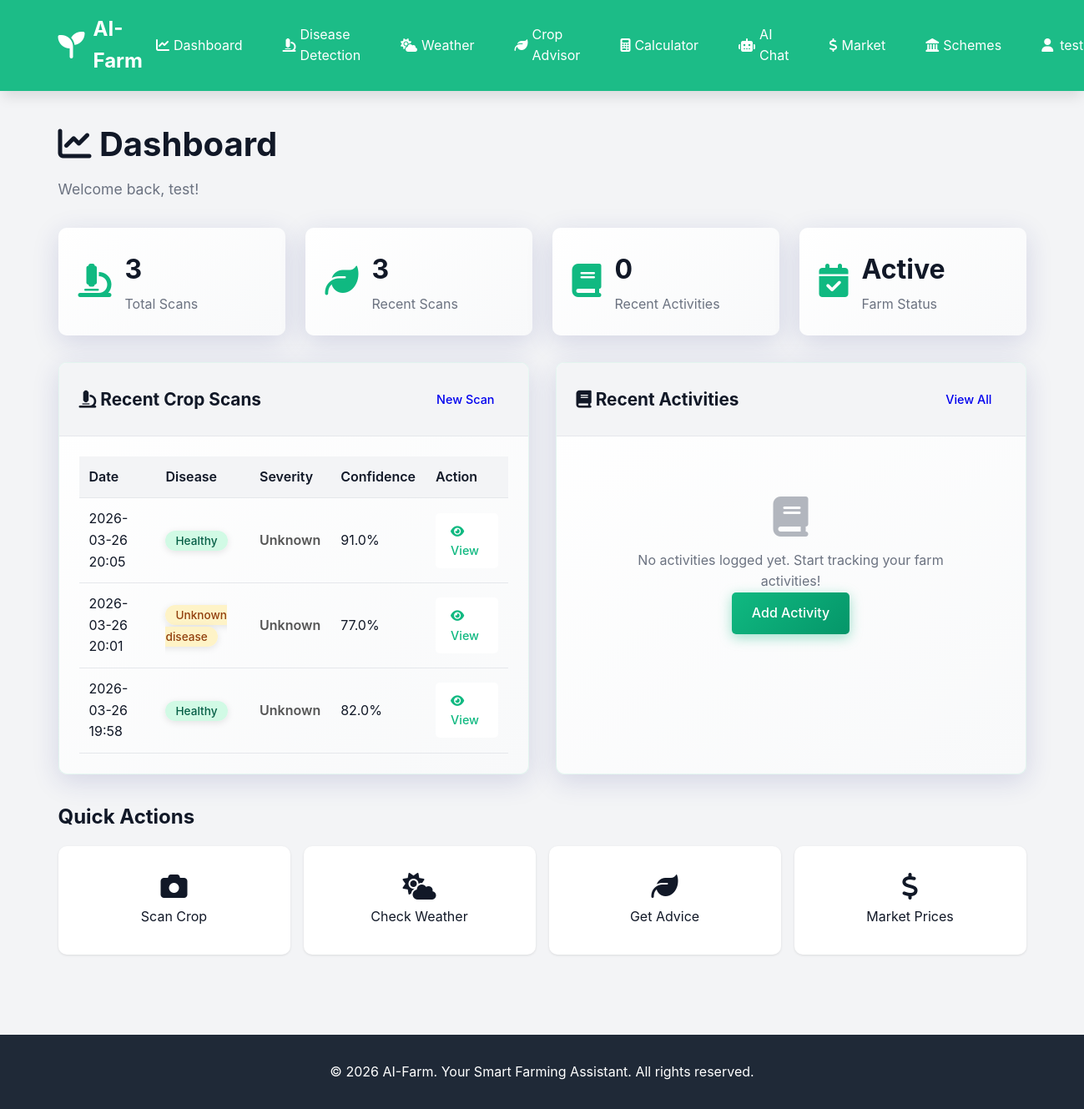
/dashboard (signed in), run on the app's committed database.
### tables this page shows
CREATE TABLE crop_scans
                 (id INTEGER PRIMARY KEY AUTOINCREMENT,
                  user_id INTEGER,
                  image_path TEXT,
                  crop_type TEXT,
                  disease_detected TEXT,
                  confidence REAL,
                  recommendations TEXT,
                  scan_date TIMESTAMP DEFAULT CURRENT_TIMESTAMP,
                  FOREIGN KEY (user_id) REFERENCES users (id));

### app.py (the view)
@app.route('/dashboard')
@login_required
def dashboard():
    conn = sqlite3.connect('aifarm.db')
    conn.row_factory = sqlite3.Row
    c = conn.cursor()
    c.execute('''SELECT * FROM crop_scans WHERE user_id = ?
                 ORDER BY scan_date DESC LIMIT 5''', (session['user_id'],))
    recent_scans = c.fetchall()
    c.execute('SELECT COUNT(*) as count FROM crop_scans WHERE user_id = ?', (session['user_id'],))
    total_scans = c.fetchone()['count']
    c.execute('''SELECT * FROM farm_activities WHERE user_id = ?
                 ORDER BY activity_date DESC LIMIT 5''', (session['user_id'],))
    recent_activities = c.fetchall()
    conn.close()
    return render_template('dashboard.html',
                           recent_scans=recent_scans,
                           total_scans=total_scans,
                           recent_activities=recent_activities)

### app.py (called while the page is built)
def login_required(f):
    @wraps(f)
    def decorated_function(*args, **kwargs):
        if 'user_id' not in session:
            flash('Please log in to access this page.', 'warning')
            return redirect(url_for('login'))
        return f(*args, **kwargs)
    return decorated_function

### templates/dashboard.html (shortened to what this page needs)
{% extends "base.html" %}
{% block content %}
<div class="dashboard">
    <div class="container">
        <div class="page-header">
            <h1><i class="fas fa-chart-line"></i> Dashboard</h1>
            <p>Welcome back, {{ session.username }}!</p>
        </div>
        <div class="stats-grid">
            <div class="stat-card">
                <div class="stat-icon"><i class="fas fa-microscope"></i></div>
                <div class="stat-content">
                    <h3>{{ total_scans }}</h3>
                    <p>Total Scans</p>
                </div>
            </div>
            <div class="stat-card">
                <div class="stat-icon"><i class="fas fa-leaf"></i></div>
                <div class="stat-content">
                    <h3>{{ recent_scans|length }}</h3>
                    <p>Recent Scans</p>
                </div>
            </div>
            <div class="stat-card">
                <div class="stat-icon"><i class="fas fa-book"></i></div>
                <div class="stat-content">
                    <h3>{{ recent_activities|length }}</h3>
                    <p>Recent Activities</p>
                </div>
            </div>
            <div class="stat-card">
                <div class="stat-icon"><i class="fas fa-calendar-check"></i></div>
                <div class="stat-content">
                    <h3>Active</h3>
                    <p>Farm Status</p>
                </div>
            </div>
        </div>
        <div class="dashboard-grid">
            <div class="dashboard-card">
                <div class="card-header">
                    <h2><i class="fas fa-microscope"></i> Recent Crop Scans</h2>
                    <a href="{{ url_for('disease_detection') }}" class="btn btn-sm">New Scan</a>
                </div>
                <div class="card-body">
                    {% if recent_scans %}
                        <div class="table-responsive">
                            <table class="data-table">
                                <thead>
                                    <tr>
                                        <th>Date</th>
                                        <th>Disease</th>
                                        <th>Severity</th>
                                        <th>Confidence</th>
                                        <th>Action</th>
                                    </tr>
                                </thead>
                                <tbody>
                                    {% for scan in recent_scans %}
                                    <tr>
                                        <td>{{ scan.scan_date[:16] }}</td>
                                        <td>
                                            <span class="badge {% if scan.disease_detected == 'Healthy' %}badge-success{% else %}badge-warning{% endif %}">
                                                {{ scan.disease_detected | capitalize }}
                                            </span>
                                        </td>
                                        <td>
                                            <span style="font-weight:600; color:
                                                {% if scan.crop_type == 'Critical' %}#d32f2f
                                                {% elif scan.crop_type == 'High' %}#f57c00
                                                {% elif scan.crop_type == 'Moderate' %}#fbc02d
                                                {% elif scan.crop_type == 'Low' or scan.crop_type == 'None' %}#388e3c
                                                {% else %}#555{% endif %};">
                                                {{ scan.crop_type | capitalize if scan.crop_type else 'N/A' }}
                                            </span>
                                        </td>
                                        <td>{{ (scan.confidence * 100)|round(1) }}%</td>
                                        <td>
                                            <a href="{{ url_for('scan_result', scan_id=scan.id) }}" class="btn btn-sm btn-secondary">
                                                <i class="fas fa-eye"></i> View
                                            </a>
                                        </td>
                                    </tr>
                                    {% endfor %}
                                </tbody>
                            </table>
                        </div>
                    {% else %}
                        <div class="empty-state">
                            <i class="fas fa-microscope fa-3x"></i>
                            <p>No scans yet. Start by scanning your first crop!</p>
                            <a href="{{ url_for('disease_detection') }}" class="btn btn-primary">Start Scanning</a>
                        </div>
                    {% endif %}
                </div>
            </div>
            <div class="dashboard-card">
                <div class="card-header">
                    <h2><i class="fas fa-book"></i> Recent Activities</h2>
                    <a href="{{ url_for('farm_log') }}" class="btn btn-sm">View All</a>
                </div>
                <div class="card-body">
                    {% if recent_activities %}
                        <div class="activity-list">
                            {% for activity in recent_activities %}
                            <div class="activity-item">
                                <div class="activity-icon"><i class="fas fa-check-circle"></i></div>
                                <div class="activity-content">
                                    <h4>{{ activity.activity_type }}</h4>
                                    <p>{{ activity.crop_type }} - {{ activity.description }}</p>
                                    <span class="activity-date">{{ activity.activity_date[:16] }}</span>
                                </div>
                            </div>
                            {% endfor %}
                        </div>
                    {% else %}
                        <div class="empty-state">
                            <i class="fas fa-book fa-3x"></i>
                            <p>No activities logged yet. Start tracking your farm activities!</p>
                            <a href="{{ url_for('farm_log') }}" class="btn btn-primary">Add Activity</a>
                        </div>
                    {% endif %}
                </div>
            </div>
        </div>
        <div class="quick-actions">
            <h2>Quick Actions</h2>
            <div class="actions-grid">
                <a href="{{ url_for('disease_detection') }}" class="action-card">
                    <i class="fas fa-camera"></i><span>Scan Crop</span>
                </a>
                <a href="{{ url_for('weather') }}" class="action-card">
                    <i class="fas fa-cloud-sun"></i><span>Check Weather</span>
                </a>
                <a href="{{ url_for('crop_recommendations') }}" class="action-card">
                    <i class="fas fa-leaf"></i><span>Get Advice</span>
                </a>
                <a href="{{ url_for('market_prices') }}" class="action-card">
                    <i class="fas fa-dollar-sign"></i><span>Market Prices</span>
                </a>
            </div>
        </div>
    </div>
</div>
{% endblock %}

### static/css/style.css (style rules this page uses)
* { margin: 0; padding: 0; box-sizing: border-box; }
:root { --primary-color: #10B981; --primary-dark: #059669; --primary-light: #34D399; --secondary-color: #3B82F6; --danger-color: #EF4444; --warning-color: #F59E0B; --success-color: #10B981; --dark: #1F2937; --light: #F3F4F6; --white: #FFFFFF; --text-dark: #111827; --text-light: #6B7280; --border-color: #E5E7EB; --shadow: 0 1px 3px 0 rgba(0, 0, 0, 0.1); --shadow-lg: 0 10px 15px -3px rgba(0, 0, 0, 0.1); }
body { font-family: -apple-system, BlinkMacSystemFont, 'Segoe UI', Roboto, 'Helvetica Neue', Arial, sans-serif; line-height: 1.6; color: var(--text-dark); background-color: var(--light); }
.container { max-width: 1200px; margin: 0 auto; padding: 0 20px; }
.btn { display: inline-block; padding: 0.75rem 1.5rem; border-radius: 5px; text-decoration: none; border: none; cursor: pointer; font-size: 1rem; transition: all 0.3s; font-weight: 500; }
.btn-primary { background: var(--primary-color); color: var(--white); }
.btn-secondary { background: var(--white); color: var(--primary-color); border: 2px solid var(--white); }
.btn-sm { padding: 0.5rem 1rem; font-size: 0.9rem; }
.dashboard { padding: 2rem 0; }
.page-header { margin-bottom: 2rem; }
.page-header h1 { font-size: 2.5rem; color: var(--text-dark); margin-bottom: 0.5rem; }
.page-header p { color: var(--text-light); font-size: 1.1rem; }
.stats-grid { display: grid; grid-template-columns: repeat(auto-fit, minmax(250px, 1fr)); gap: 1.5rem; margin-bottom: 2rem; }
.stat-card { background: var(--white); padding: 1.5rem; border-radius: 10px; box-shadow: var(--shadow); display: flex; align-items: center; gap: 1rem; }
.stat-icon { font-size: 2.5rem; color: var(--primary-color); }
.stat-content h3 { font-size: 2rem; margin-bottom: 0.25rem; }
.stat-content p { color: var(--text-light); }
.dashboard-grid { display: grid; grid-template-columns: repeat(auto-fit, minmax(500px, 1fr)); gap: 2rem; margin-bottom: 2rem; }
.dashboard-card { background: var(--white); border-radius: 10px; box-shadow: var(--shadow); overflow: hidden; }
.card-header { padding: 1.5rem; border-bottom: 1px solid var(--border-color); display: flex; justify-content: space-between; align-items: center; background: var(--light); }
.card-header h2 { font-size: 1.3rem; color: var(--text-dark); }
.card-body { padding: 1.5rem; }
.table-responsive { overflow-x: auto; }
.data-table { width: 100%; border-collapse: collapse; }
.data-table th, .data-table td { padding: 0.75rem; text-align: left; border-bottom: 1px solid var(--border-color); }
.data-table th { background: var(--light); font-weight: 600; color: var(--text-dark); }
.badge { padding: 0.25rem 0.75rem; border-radius: 20px; font-size: 0.85rem; font-weight: 500; }
.badge-success { background: #D1FAE5; color: #065F46; }
.badge-warning { background: #FEF3C7; color: #92400E; }
.empty-state { text-align: center; padding: 3rem; color: var(--text-light); }
.empty-state i { margin-bottom: 1rem; opacity: 0.5; }
.quick-actions { margin-top: 2rem; }
.quick-actions h2 { margin-bottom: 1rem; }
.actions-grid { display: grid; grid-template-columns: repeat(auto-fit, minmax(150px, 1fr)); gap: 1rem; }
.action-card { background: var(--white); padding: 2rem; border-radius: 10px; text-align: center; text-decoration: none; color: var(--text-dark); box-shadow: var(--shadow); transition: all 0.3s; }
.action-card i { font-size: 2rem; display: block; margin-bottom: 0.5rem; }
.feature-card, .dashboard-card, .stat-card { background: linear-gradient(145deg, #ffffff, #f8f9fa); box-shadow: 0 8px 32px rgba(31, 38, 135, 0.15); }
button, .btn, a, input, select, textarea { transition: all 0.3s cubic-bezier(0.4, 0, 0.2, 1); }
.btn-primary { background: linear-gradient(135deg, var(--primary-color), var(--primary-dark)); box-shadow: 0 4px 15px rgba(16, 185, 129, 0.4); }
.dashboard-card, .result-card, .weather-container > * { border: 1px solid rgba(16, 185, 129, 0.1); }
.stat-icon { animation: pulse 2s infinite; }
.data-table thead { background: linear-gradient(135deg, var(--primary-color), var(--primary-dark)); color: var(--white); }
.badge, .pill { box-shadow: 0 2px 8px rgba(0, 0, 0, 0.1); }
html { scroll-behavior: smooth; }

### data on the page
crop_scans: scan_date "2026-03-26 20:05", disease_detected "Healthy", crop_type "Unknown", (scan.confidence*100)|round(1) "91.0"
crop_scans: scan_date "2026-03-26 20:01", disease_detected "Unknown disease", crop_type "Unknown", (scan.confidence*100)|round(1) "77.0"
crop_scans: scan_date "2026-03-26 19:58", disease_detected "Healthy", crop_type "Unknown", (scan.confidence*100)|round(1) "82.0"

### other printed values
{{ session.username }} "test"
{{ total_scans }} "3"
{{ recent_scans|length }} "3"
{{ recent_activities|length }} "0"
